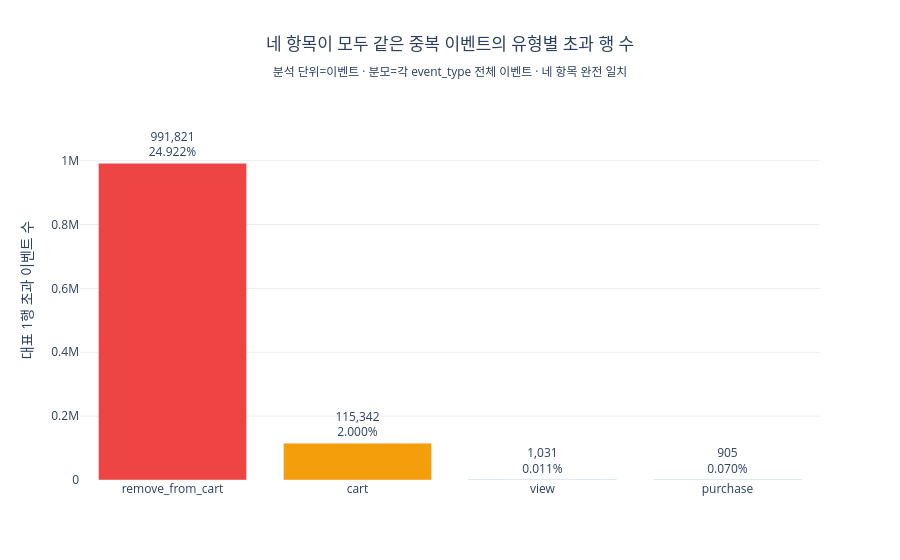

Source (notebook cell):
### Code cell
fig = go.Figure(go.Bar(
    x=repeat_by_event['event_type'],
    y=repeat_by_event['초과_행수'],
    marker_color=[COLORS[value] for value in repeat_by_event['event_type']],
    text=[
        f"{int(count):,}<br>{rate:.3f}%"
        for count, rate in zip(repeat_by_event['초과_행수'], repeat_by_event['초과율_pct'])
    ],
    textposition='outside',
    cliponaxis=False,
))
fig.update_layout(
    title={
        'text': (
            '네 항목이 모두 같은 중복 이벤트의 유형별 초과 행 수<br>'
            '<sub>분석 단위=이벤트 · 분모=각 event_type 전체 이벤트 · 네 항목 완전 일치</sub>'
        ),
        'x': 0.5, 'xanchor': 'center',
    },
    plot_bgcolor='white',
    yaxis={
        'gridcolor': '#ececec',
        'title': '대표 1행 초과 이벤트 수',
        # 막대 바깥 레이블 2줄이 잘리지 않도록 축 상단에 여유를 둔다.
        'range': [0, repeat_by_event['초과_행수'].max() * 1.20],
    },
    showlegend=False,
)
fig.show()

### Figure 1 — Plotly figure (JSON) as saved in the notebook; plotly's stock layout.template omitted (floating-point values rounded to 4 significant figures)
{"data": [{"cliponaxis": false, "marker": {"color": ["#EF4444", "#F59E0B", "#3B82F6", "#10B981"]}, "text": ["991,821<br>24.922%", "115,342<br>2.000%", "1,031<br>0.011%", "905<br>0.070%"], "textposition": "outside", "type": "bar", "x": ["remove_from_cart", "cart", "view", "purchase"], "y": [991800.0, 115300.0, 1031.0, 905.0]}], "layout": {"plot_bgcolor": "white", "showlegend": false, "title": {"text": "네 항목이 모두 같은 중복 이벤트의 유형별 초과 행 수<br><sub>분석 단위=이벤트 · 분모=각 event_type 전체 이벤트 · 네 항목 완전 일치</sub>", "x": 0.5, "xanchor": "center"}, "yaxis": {"gridcolor": "#ececec", "range": [0, 1190000.0], "title": {"text": "대표 1행 초과 이벤트 수"}}}}
